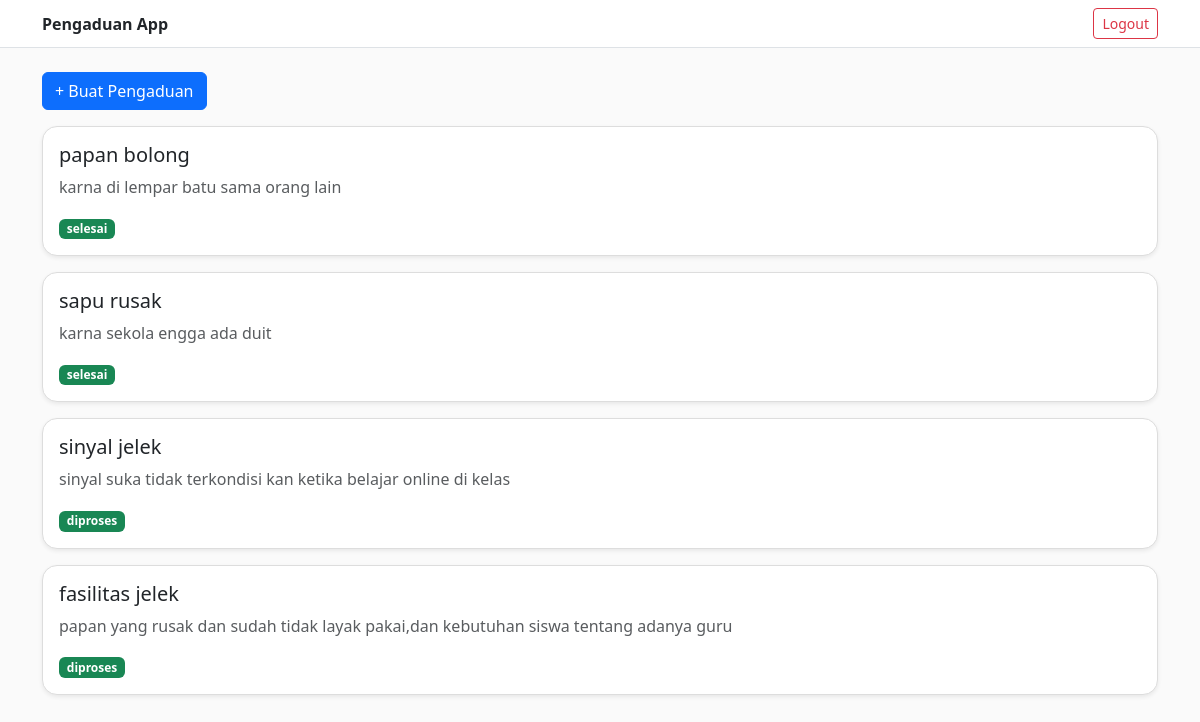
/user/dashboard.php, run on the app's committed database.
### tables this page shows
CREATE TABLE `pengaduan` (
  `id` int(11) NOT NULL,
  `nama` varchar(100) DEFAULT NULL,
  `kelas` varchar(50) DEFAULT NULL,
  `judul` varchar(200) DEFAULT NULL,
  `deskripsi` text DEFAULT NULL,
  `status` varchar(50) DEFAULT NULL,
  `tanggal` timestamp NOT NULL DEFAULT current_timestamp()
);

### user/dashboard.php (the view, shortened to what this page needs)
<?php
include '../config/koneksi.php';
?>
<!DOCTYPE html>
<html>
<head>
    <link href="https://cdn.jsdelivr.net/npm/bootstrap@5.3.0/dist/css/bootstrap.min.css" rel="stylesheet">
</head>
<body>
<nav class="navbar bg-white border-bottom">
    <div class="container">
        <span class="fw-bold">Pengaduan App</span>
        <a href="../auth/logout.php" class="btn btn-outline-danger btn-sm">Logout</a>
    </div>
</nav>
<div class="container mt-4">
    <a href="kirim_pengaduan.php" class="btn btn-primary mb-3">+ Buat Pengaduan</a>
    <?php
    $data = mysqli_query($conn, "SELECT * FROM pengaduan");
    while($d = mysqli_fetch_array($data)){
    ?>
    <div class="card mb-3 shadow-sm">
        <div class="card-body">
            <h5><?= $d['judul']; ?></h5>
            <p class="text-muted"><?= $d['deskripsi']; ?></p>
            <span class="badge bg-<?=
                $d['status']=='Pending'?'secondary':
                ($d['status']=='Proses'?'warning':'success');
            ?>">
                <?= $d['status']; ?>
            </span>
        </div>
    </div>
    <?php } ?>
</div>
</body>
</html>

### user/dashboard.php (style rules this page uses)
body { background: #fafafa; }
.card { border-radius: 15px; border: 1px solid #ddd; }

### data on the page
pengaduan: judul "papan bolong", deskripsi "karna di lempar batu sama orang lain", status "selesai"
pengaduan: judul "sapu rusak", deskripsi "karna sekola engga ada duit", status "selesai"
pengaduan: judul "sinyal jelek", deskripsi "sinyal suka tidak terkondisi kan ketika belajar online di kelas", status "diproses"
pengaduan: judul "fasilitas jelek", deskripsi "papan yang rusak dan sudah tidak layak pakai,dan kebutuhan siswa tentang adanya guru", status "diproses"
